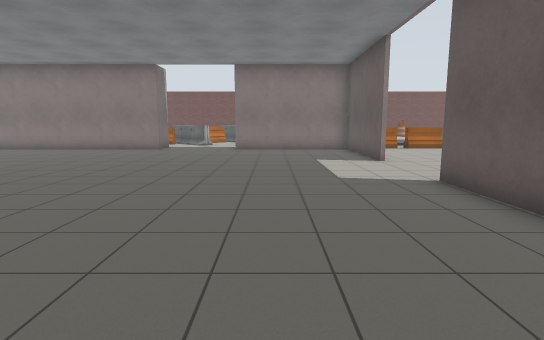
[1] (above)

24 first-person views from a walk through a robot-simulator world made for Gazebo. The camera is 1.2 m above the floor, tilts 8° down and sees 80° across. The lines on the ground mark 1 m squares. The floor is counted in squares, 1 m on a side. Each view is taken from the middle of a square. On the plan, view 1 faces up. The plan holds only what a view shows up to about 13 squares ahead; the rest is blank. Gazebo's built-in surfaces are drawn with simple patterns.

[2]
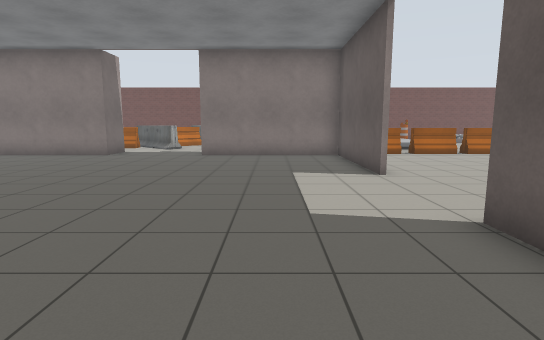

[3]
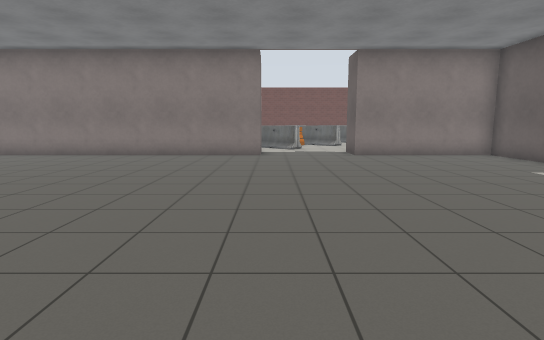

[4]
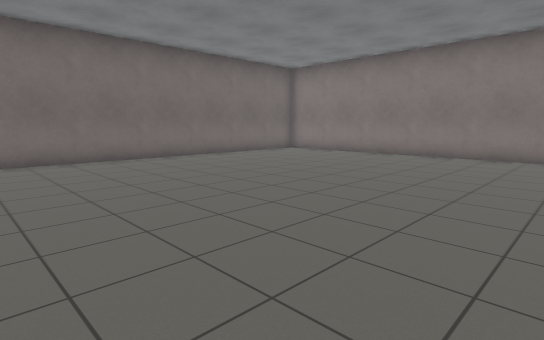

[5]
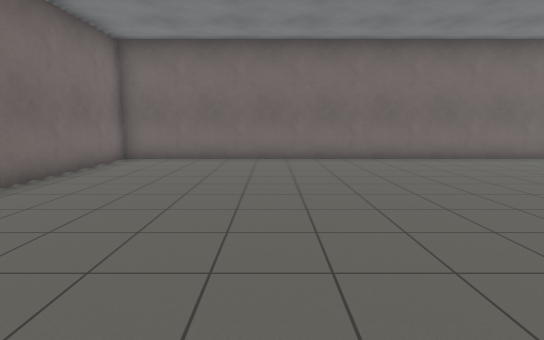

[6]
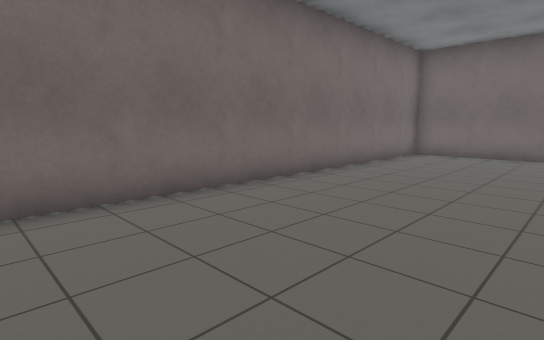

[7]
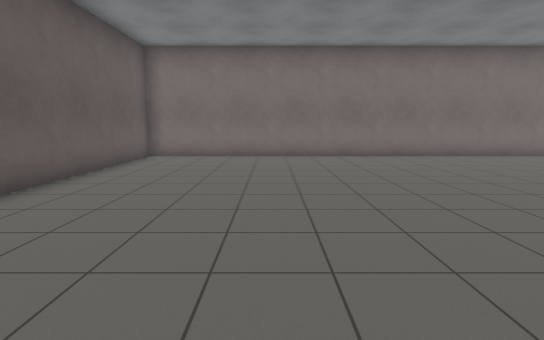

[8]
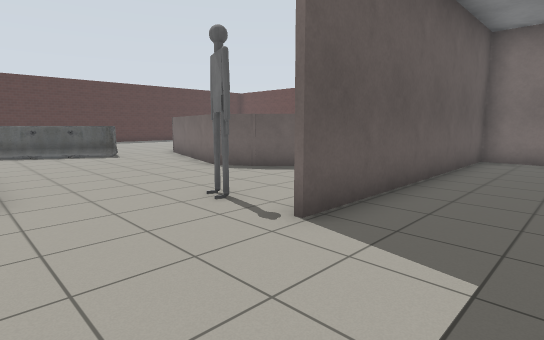

[9]
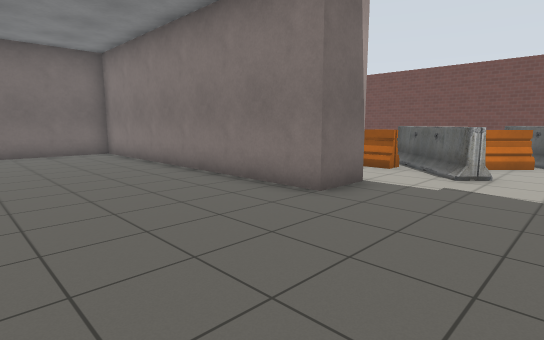

[10]
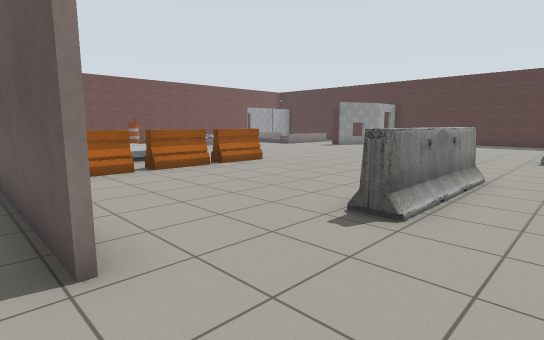

[11]
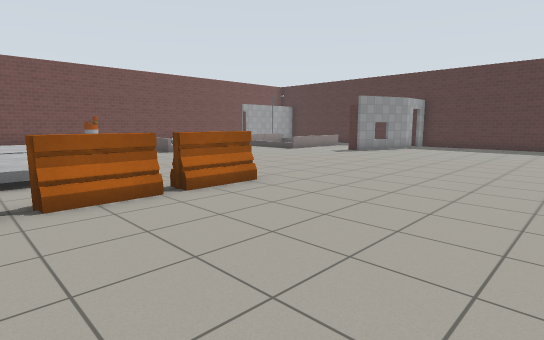

[12]
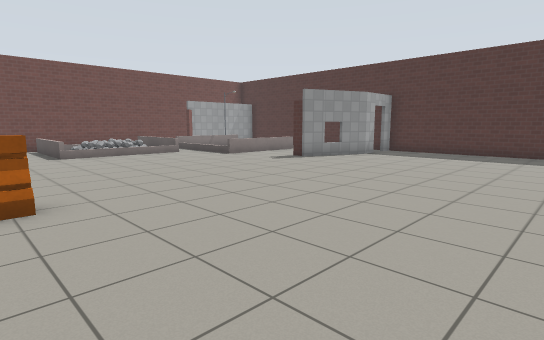

[13]
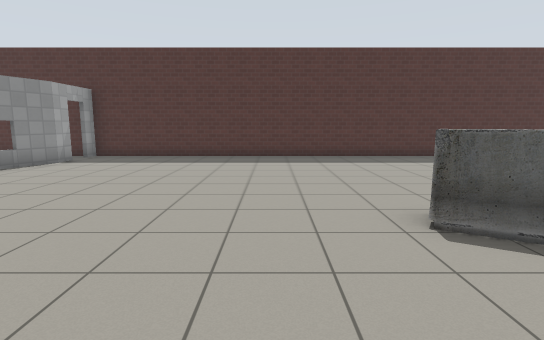

[14]
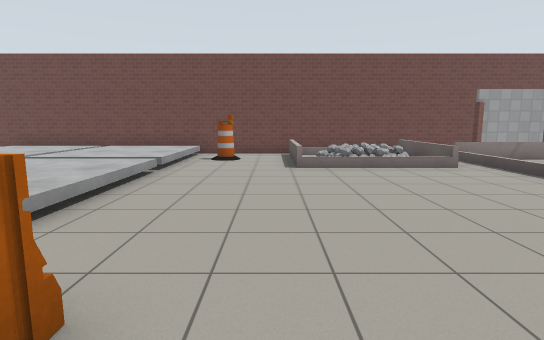

[15]
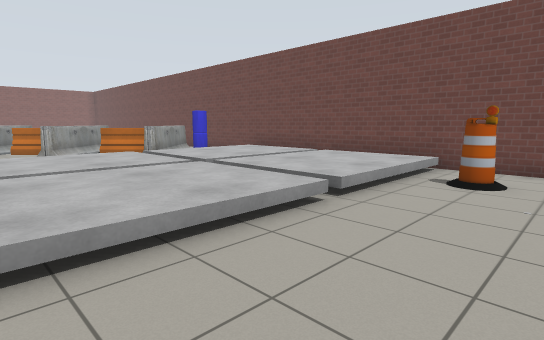

[16]
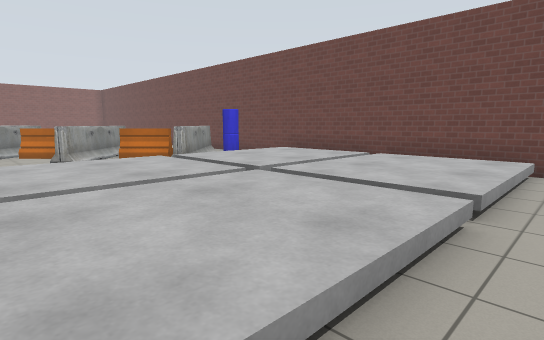

[17]
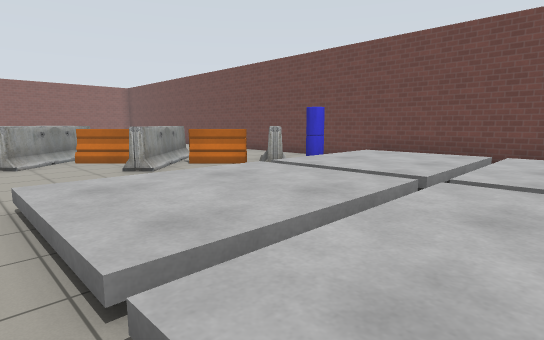

[18]
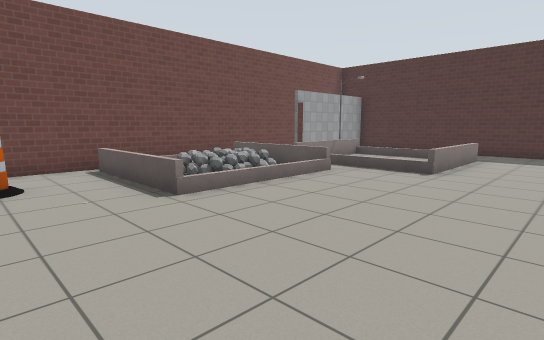

[19]
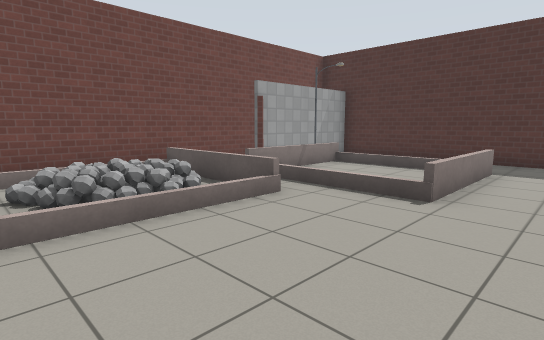

[20]
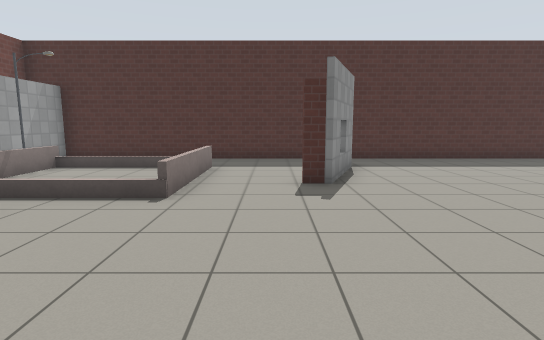

[21]
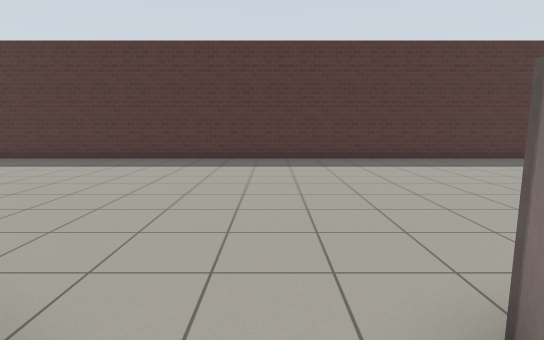

[22]
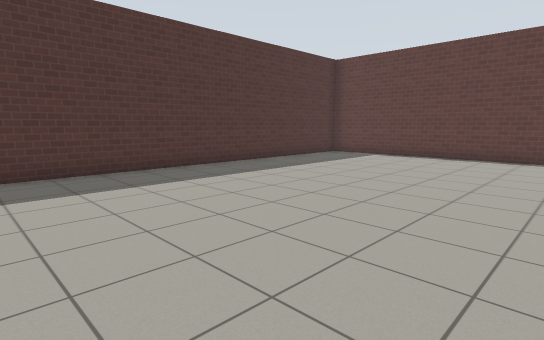

[23]
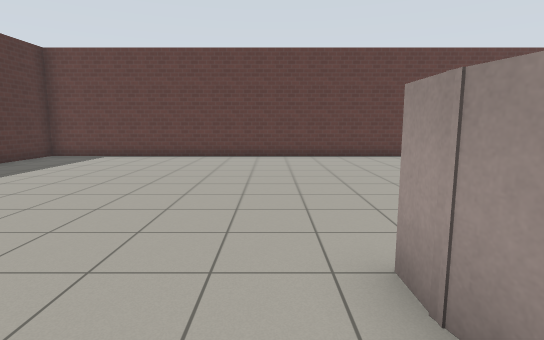

[24]
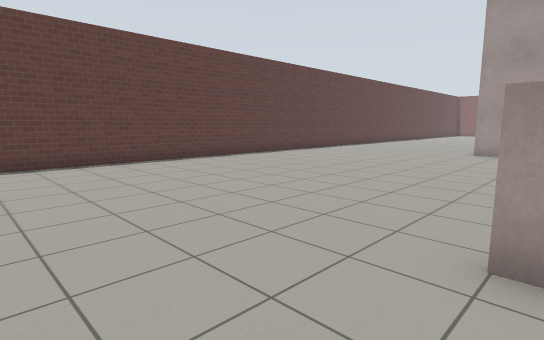

### Floor plan
Key: @ floor where view 1 was taken; # wall or solid block; . floor; D open door; = window, fence, low wall or low ledge; B barrier; G grey box; A barrel; L lamp; O other object.
Columns run from 16 left of view 1 to 25 right of it. Each row starts with its distance up from view 1.
 29                ################
 28                   GGGGGGGG...#########
 27                   GGGGGGGG...=O  =####L###
 26                B  GGGGGGGGA..= O  =====  #
 25                BB GGGGGGGG...=OOO== ..=  #
 24             BBBB GGGGGGGGG...====== ..=  #
 23              BB.  GGGGGGGG........= ..=  #
 22          BB BBBB  GGGGGGGG........=====..#
 21          BBBB..B  GGGGGGGG...............#
 20         BBBBB...  GGGGGGGG...............#
 19           ..B.....GGGGGGGG..........##...#
 18           ....   ....................##DD#
 17           #...       BBBBBB..............#
 16 ###########...#######BBBBBB..............#
 15 #...................#....................#
 14 #...................#....................#
 13 #...................#....................#
 12 #...................#....................#
 11 #...................#....................#
 10 #......................BBBBB.............#
  9 #...............................B........#
  8 #..............................BB........#
  7 #...................#OO.......BB.........#
  6 #...................#.........B..........#
  5 #...................#....................#
  4 #...................# ..#####............#
  3 #...................#  ##   ####.........#
  2 #...................           #.........#
  1 #...................#          #.........#
  0 #...............@...#     ...............#
 -1 #...................#....................#
 -2 #####################....................#
 -3                     .....................#
 -4                      ....................#
 -5                       ...................#
 -6                        ..................#
 -7                         .................#
 -8                          ................#
 -9                           ...............#
-10                           ################

Positions as (right, up) in squares from view 1, and headings:
1: (0, 0), facing up
2: (1, 3), facing up
3: (-5, 3), facing up
4: (-5, 3), facing up-left
5: (-5, 3), facing left
6: (-3, 3), facing down-left
7: (-1, 10), facing down
8: (1, 10), facing down-right
9: (-2, 11), facing up-left
10: (3, 8), facing up-right
11: (6, 11), facing up-right
12: (10, 11), facing up-right
13: (12, 11), facing right
14: (12, 15), facing up
15: (12, 19), facing up-left
16: (10, 19), facing up-left
17: (7, 18), facing up-left
18: (10, 19), facing up-right
19: (13, 20), facing up-right
20: (13, 20), facing right
21: (13, 4), facing right
22: (16, 3), facing down-right
23: (16, 3), facing down
24: (18, 1), facing down-left
